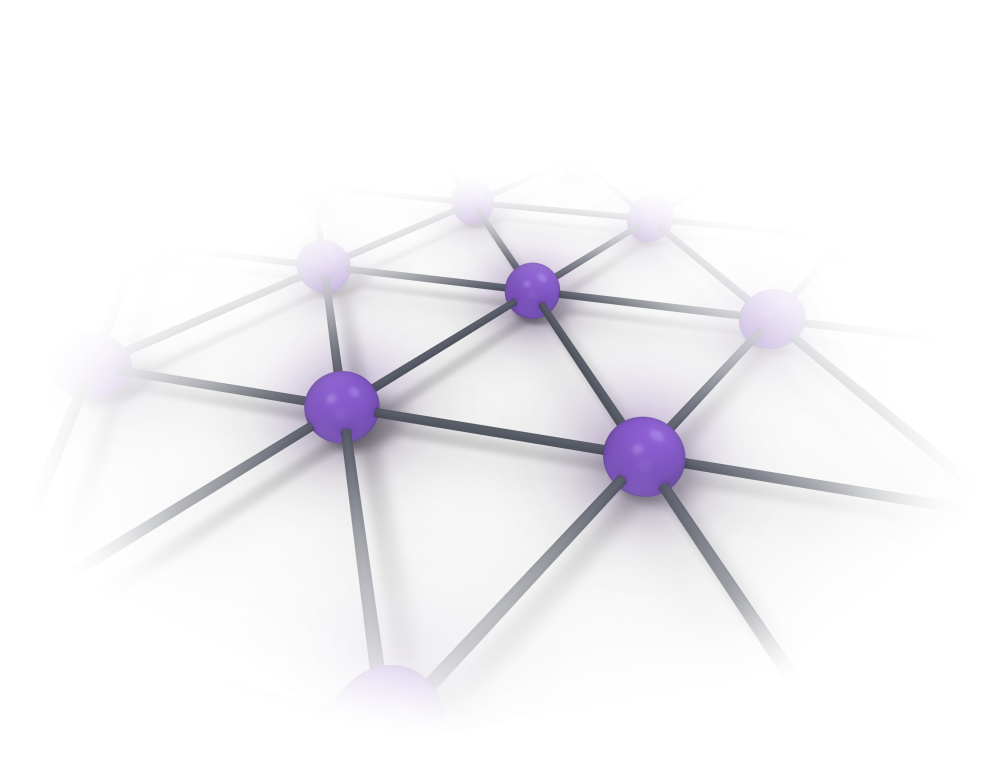
#> input picture figures/schematic-assets/triangle-lattice.png, 2000 x 1545 px (shown at 1/2 size)
$ python build_cards_v14.py
#> lines starting #> are read from the running program, lines starting #| are printed output that depends on the picture; after the words box and inside, x2 and y2 are one past the last pixel; in counts of white or black regions, pixels touching at a corner belong together
"""Production classification figure with a prominent frustrated BAFQMC region."""

from __future__ import annotations

import argparse
import json
from pathlib import Path
import shutil
import subprocess

import fitz
import matplotlib
matplotlib.use("Agg")
import matplotlib.pyplot as plt
from matplotlib import font_manager, patheffects
from matplotlib.patches import FancyBboxPatch, PathPatch
from matplotlib.path import Path as MplPath
from matplotlib.transforms import Bbox
import numpy as np
from PIL import Image, ImageDraw, ImageFilter

ROOT = Path(__file__).resolve().parents[2]
OUT = ROOT / "pdf" / "schematic-concepts"
ASSETS = ROOT / "figures" / "schematic-assets"
NAME = "C_cards_v14_this_work"
MM, W, H = 86, 1000, 1000
EXPORT_TOP, EXPORT_BOTTOM = 45, 965
CARD_RADIUS = 20
SPLIT_X, SPLIT_Y = 626, 662
PLAQUE_MARGIN = 28
PLAQUE_BOX = (108+PLAQUE_MARGIN, 112+PLAQUE_MARGIN, 300, 50)
CONTENT_SHIFT_Y = -40
YLABEL_SHIFT_Y = -55

parser = argparse.ArgumentParser()
parser.add_argument("--publish", action="store_true")
parser.add_argument("--asset-dir", type=Path, default=ASSETS)
parser.add_argument("--output-dir", type=Path, default=OUT)
parser.add_argument("--name", default=NAME)
parser.add_argument("--arrow-color", default="#C8473B")
parser.add_argument("--label-color", default="#B43B31")
args = parser.parse_args()
OUT, NAME = args.output_dir, args.name
OUT.mkdir(parents=True, exist_ok=True)
for name in ("FreeSans.ttf", "FreeSansOblique.ttf", "FreeSansBold.ttf"):
    font_manager.fontManager.addfont(f"/usr/share/fonts/truetype/freefont/{name}")
plt.rcParams.update({"font.family": "FreeSans", "mathtext.fontset": "stixsans",
                     "svg.fonttype": "path", "pdf.fonttype": 42,
                     "image.composite_image": False})
fig = plt.figure(figsize=(MM/25.4, MM/25.4), facecolor="white")
ax = fig.add_axes([0, 0, 1, 1])
ax.set(xlim=(0, W), ylim=(H, 0), aspect="equal")
ax.axis("off")
texts = []


def text(x, y, value, size=7.9, color="#282b32", **kwargs):
    obj = ax.text(x, y, value, fontsize=size, color=color, ha="center", va="center",
                  linespacing=1.6, **kwargs)
    texts.append(obj)
    return obj


def rounded(box, **kwargs):
    x, y, w, h = box
    patch = FancyBboxPatch((x, y), w, h,
                          boxstyle=f"round,pad=0,rounding_size={CARD_RADIUS}",
                          **kwargs)
    ax.add_patch(patch)
    return patch


def card_shadow(box, offset, blur, opacity, zorder):
    """A single diffuse edge shadow, strongest below the raised card."""
    x, y, w, h = box
    scale, pad = 2, 42
    shape = (round((w+2*pad)*scale), round((h+2*pad)*scale))
    mask = Image.new("L", shape)
    bounds = (pad*scale, pad*scale, (pad+w)*scale, (pad+h)*scale)
    ImageDraw.Draw(mask).rounded_rectangle(bounds, radius=CARD_RADIUS*scale, fill=255)
    shifted = Image.new("L", shape)
    shifted.paste(mask, (0, round(offset*scale)))
    shadow = np.asarray(shifted.filter(ImageFilter.GaussianBlur(blur*scale)), dtype=float)/255
    shadow *= 1-np.asarray(mask, dtype=float)/255
    rgba = np.zeros((*shadow.shape, 4), dtype=np.uint8)
    rgba[:, :, :3] = [47, 67, 80]
    rgba[:, :, 3] = (shadow*opacity*255).astype(np.uint8)
    ax.imshow(rgba, extent=(x-pad, x+w+pad, y+h+pad, y-pad), zorder=zorder)


# Stack actual translucent gradients: grey backing, gold, then blue.
# The overlap is solely the source-over composite of these layers.
gy, gx = np.mgrid[0:600, 0:600]/599
blend = np.clip((gx+1-gy)/1.44, 0, 1)
blend = blend*blend*(3-2*blend)
gray = np.array([200, 208, 217])[None, None, :]/255*(1-blend[:, :, None])+blend[:, :, None]
ax.imshow(gray, extent=(164, 906, 910, 168), interpolation="bicubic", zorder=0)
boxes = {"gold": (SPLIT_X, 140, 934-SPLIT_X, 798),
         "blue": (108, 112, 854, SPLIT_Y-112)}
cards = {}
for name, z in [("gold", 1), ("blue", 2)]:
    x, y, w, h = boxes[name]
    card_shadow(boxes[name], offset=9 if name == "blue" else 6,
                blur=7 if name == "blue" else 6,
                opacity=.20 if name == "blue" else .13, zorder=z)
    cards[name] = rounded(boxes[name], linewidth=0, facecolor="none", zorder=z+.1)
    v, u = np.mgrid[0:600, 0:800]/np.array([599, 799])[:, None, None]
    if name == "blue":
        t = .62*u+.38*v
        light, deep = np.array([124, 218, 250])/255, np.array([30, 159, 215])/255
        opacity = .40+.13*t+.04*v
    else:
        t = .23*u+.77*(1-v)
        light, deep = np.array([255, 225, 128])/255, np.array([247, 188, 41])/255
        opacity = .54+.14*t
    t = (t*t*(3-2*t))[:, :, None]
    rgb = light*(1-t)+deep*t
    # Broad, restrained reflection across the same continuous card surface.
    sheen = (.08*np.exp(-((v-(.07+.13*u))/.29)**2))[:, :, None]
    rgb = rgb*(1-sheen)+sheen
    rgba = np.concatenate([rgb, opacity[:, :, None]], axis=2)
    im = ax.imshow(rgba, extent=(x, x+w, y+h, y), interpolation="bicubic", zorder=z+.1)
    im.set_clip_path(cards[name])
    # The gold rim is seen through the blue layer. The blue lower edge stays
    # uninterrupted across both underlying regions and casts its shadow.
    if name == "blue":
        r, bottom = CARD_RADIUS, y+h+1.2
        rim = MplPath([(x, bottom-r), (x, bottom), (x+r, bottom),
                       (x+w-r, bottom), (x+w, bottom), (x+w, bottom-r),
                       (x+w, y+r)],
                      [MplPath.MOVETO, MplPath.CURVE3, MplPath.CURVE3,
                       MplPath.LINETO, MplPath.CURVE3, MplPath.CURVE3, MplPath.LINETO])
        ax.add_patch(PathPatch(rim, fill=False, linewidth=.55, edgecolor="#4E87A7",
                               alpha=.26, zorder=z+.2))
    rounded(boxes[name], fill=False, linewidth=.45 if name == "blue" else .35,
            edgecolor="white", alpha=.78 if name == "blue" else .62, zorder=z+.3)
#> this loop made 2 passes
#> pass 1, in card_shadow, `shadow = np.asarray(shifted.filter(ImageFilter.GaussianBlur(blur*scale..`:
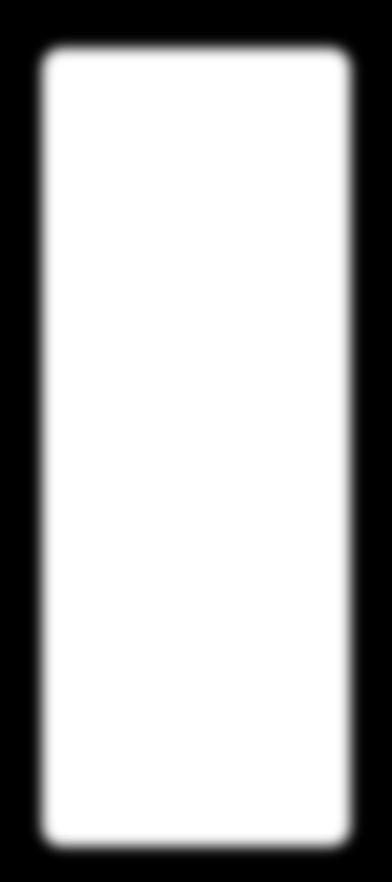
#> shadow: shape (1764, 784) float64 (shown at 1/2 size); min 0, max 1, mean 0.711
#> pass 1, in card_shadow, `shadow *= 1-np.asarray(mask, dtype=float)/255`:
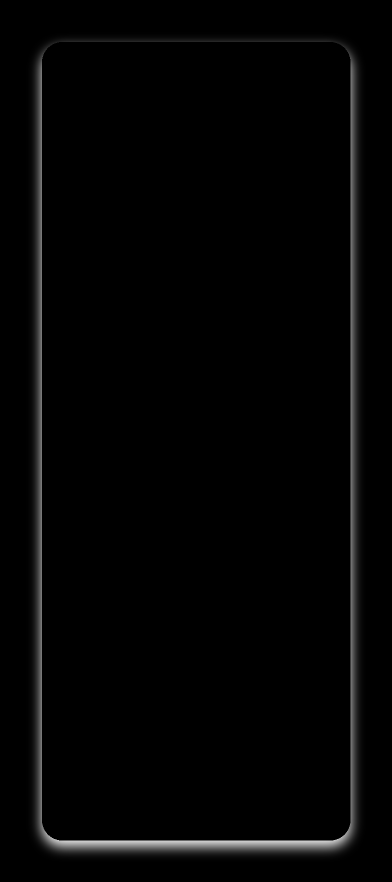
#> shadow: shape (1764, 784) float64 (shown at 1/2 size); min 0, max 0.824, mean 0.0172


def inset_plaque(box):
    """A shallow transparent recess following the card's surface and corner path."""
#> called with box = (136, 140, 300, 50)
    x, y, w, h = box
    scale, pad = 4, 40
    shape = (round(w*scale)+2*pad, round(h*scale)+2*pad)
    padding = pad/scale
    clip = rounded(box, linewidth=0, facecolor="none", zorder=7)
    yy, xx = np.mgrid[0:shape[1], 0:shape[0]]
    positions = np.column_stack(((x-padding+(xx+.5)/scale).ravel(),
                                 (y-padding+(yy+.5)/scale).ravel()))
    mask = clip.get_path().contains_points(positions).reshape(yy.shape).astype(float)
    mask_image = Image.fromarray((mask*255).astype(np.uint8))
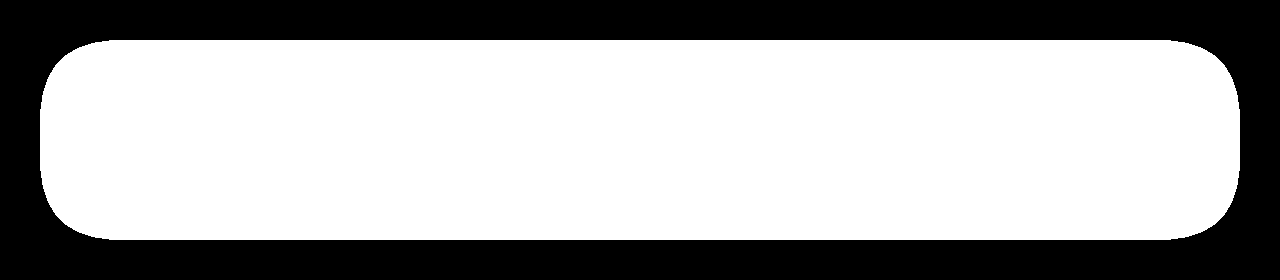
#> mask_image: PIL image 1280x280 L; 65.7% white; 1 black region, box (x1, y1, x2, y2) and area: (0, 0, 1280, 280) 122784
    def shifted(dx, dy, blur):
#> called with dx = 2.4, dy = 3, blur = 1.35
        canvas = Image.new("L", shape)
#> canvas: PIL image 1280x280 L; every value is 0
        canvas.paste(mask_image, (round(dx*scale), round(dy*scale)))
        return np.asarray(canvas.filter(ImageFilter.GaussianBlur(blur*scale)), dtype=float)/255
    shadow = mask*(1-shifted(2.4, 3.0, 1.35))
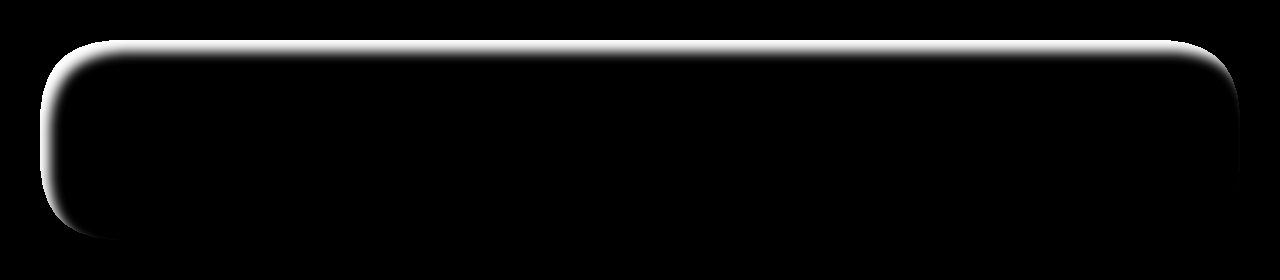
#> shadow: shape (280, 1280) float64; min 0, max 1, mean 0.0437
    light = mask*(1-shifted(-.45, -.55, .65))
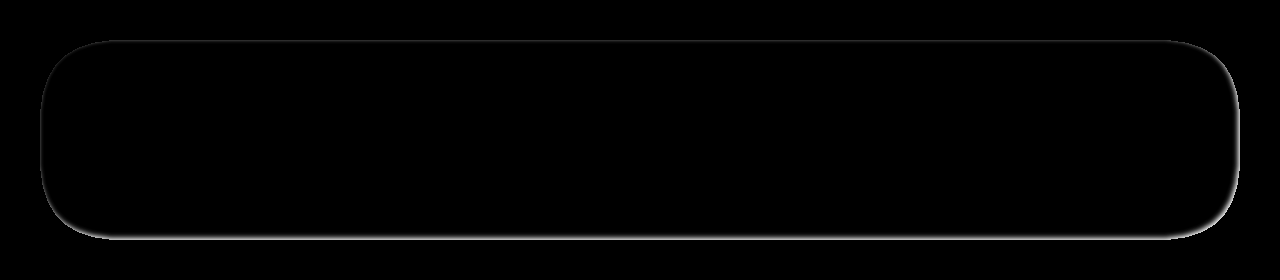
#> light: shape (280, 1280) float64; min 0, max 0.851, mean 0.00996
    diagonal = np.clip(.62*(xx-pad)/(w*scale)+.38*(yy-pad)/(h*scale), 0, 1)
    # Transparent tint preserves the actual blue-card gradient and its backing.
    # A very small additional darkening toward the lower right follows the light.
    overlay = Image.new("RGBA", shape)
#> overlay: PIL image 1280x280 RGBA; every value is 0
    for color, alpha in [([50, 109, 139], mask*(.075+.025*diagonal)),
                          ([33, 76, 102], .44*shadow),
                          ([255, 255, 255], .11*light)]:
        rgba = np.empty((*mask.shape, 4), dtype=np.uint8)
        rgba[:, :, :3] = color
        rgba[:, :, 3] = (alpha*255).astype(np.uint8)
        overlay = Image.alpha_composite(overlay, Image.fromarray(rgba))
#> this loop made 3 passes
#> color on passes 1 to 3: [50, 109, 139], [33, 76, 102], [255, 255, 255]
#> pass 1, in inset_plaque, `overlay = Image.alpha_composite(overlay, Image.fromarray(rgba))`:
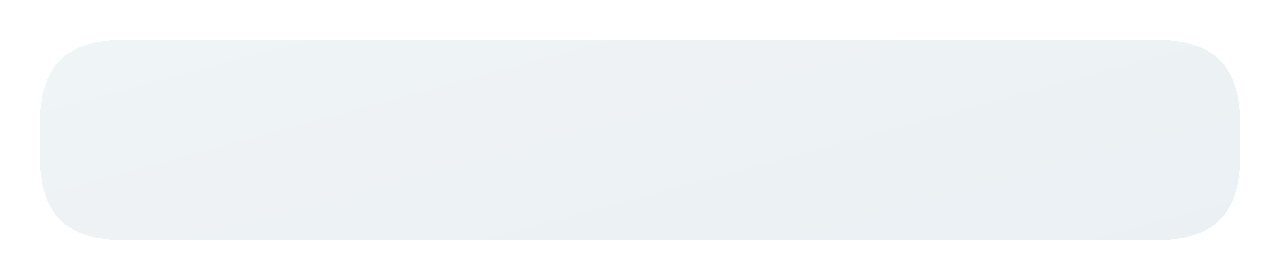
#> overlay: PIL image 1280x280 RGBA; mean R, G, B, A 32.9, 71.7, 91.4, 14.3; transparent parts drawn white
#> pass 2, in inset_plaque, `overlay = Image.alpha_composite(overlay, Image.fromarray(rgba))`:
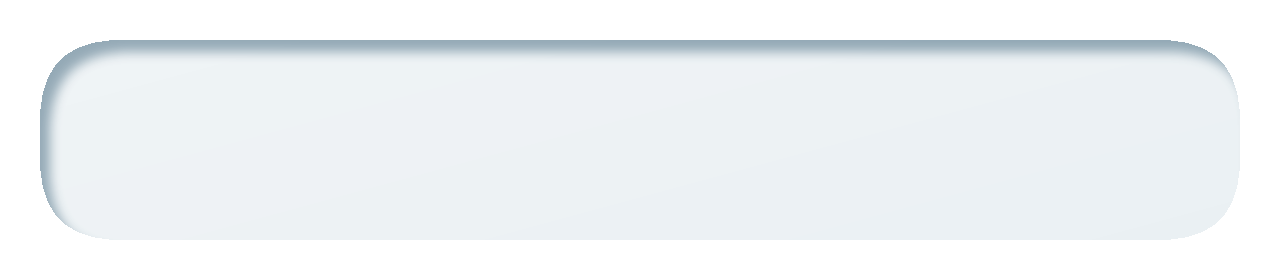
#> overlay: PIL image 1280x280 RGBA; mean R, G, B, A 31.9, 69.8, 89.3, 18.8; transparent parts drawn white
    im = ax.imshow(overlay, extent=(x-padding, x+w+padding, y+h+padding, y-padding), zorder=7)
    im.set_clip_path(clip)
    text(x+w/2, y+h/2+1, "New sign-free regime", size=6.6, color="#285D76", zorder=8)


inset_plaque(PLAQUE_BOX)

# The rendered lattice remains RGBA; the card shows through all faded pixels.
motif = Image.open(args.asset_dir / "triangle-lattice.png").convert("RGBA")
#> motif is the input picture: PIL image 2000x1545 RGBA; mean R, G, B, A 115.4, 93.2, 139.4, 18.1
#> (the run stopped early here; a loop or call above may not have finished)
